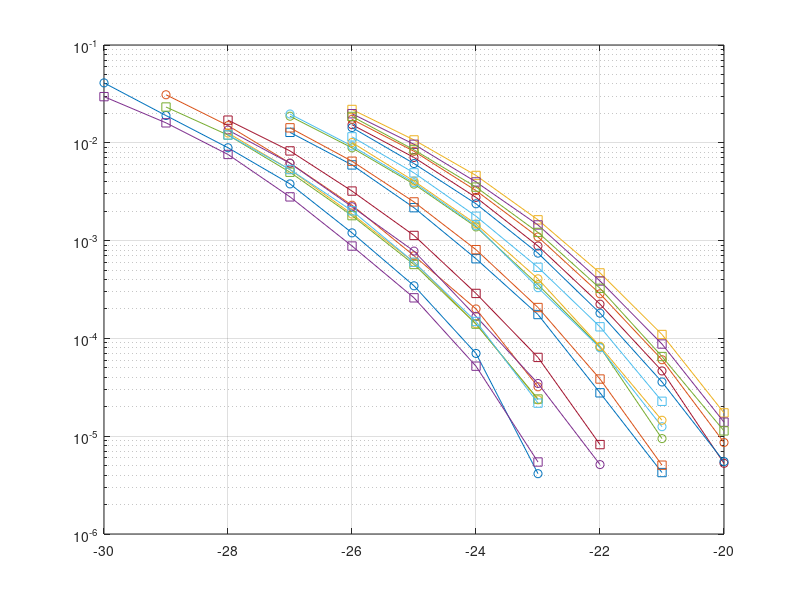

MATLAB code for this plot: (Note: this script raises an error after producing the figure.)
%%%%%%%%%%%%%%%%%%%%%%%%%%%%%%%%%%%%%%%%%%%%%%%%%%%%%%%%%%%%%%%%%%%%%%%%%%%
%%%%%%%%%%%%%%%%%%%%%%%%%%%%%% MAKE BER PLOT %%%%%%%%%%%%%%%%%%%%%%%%%%%%%%
%%%%%%%%%%%%%%%%%%%%%%%%%%%%%%%%%%%%%%%%%%%%%%%%%%%%%%%%%%%%%%%%%%%%%%%%%%%
% Has data from simulations and plots BER vs N0

%% Data

%%%%%%%%%%%%%%%%%%%
% RESULTS WITH HC %
%%%%%%%%%%%%%%%%%%%

% This is for with_hc/0a.mat 
N0MRC0a = [23 24 25 26 27 28 29 30]; 
BERMRC0a = [4.137e-6 7.02e-5 3.45e-4 1.2e-3 3.8e-3 8.9e-3 1.9e-2 4.1e-2];

% This is for with_hc/0b.mat 
N0MRC0b = [24 25 26 27 28 29 30]; 
BERMRC0b = [6.8e-5 2.85e-4 1.1e-3 3.4e-3 8.1e-3 1.8e-2 3.8e-2];

% This is for with_hc/10a.mat 
N0MRC10a = [23 24 25 26 27 28 29]; 
BERMRC10a = [3.2e-5 2.0e-4 7.0e-4 2.3e-3 6.2e-3 1.5e-2 3.1e-2];

% This is for with_hc/10b.mat
N0MRC10b = [];
BERMRC10b = [];

% This is for with_hc/20a.mat 
N0MRC20a = [23 24 25 26 27 28]; 
BERMRC20a = [2.355e-5 1.41e-4 6.0e-4 1.87e-3 5.31e-3 1.26e-2];

% This is for with_hc/20b.mat 
N0MRC20b = [23 24 25 26 27 28]; 
BERMRC20b = [4.28e-5 1.94e-4 7.68e-4 2.41e-3 6.44e-3 1.43e-2];

% This is for with_hc/30a.mat 
N0MRC30a = [22 23 24 25 26 27 28]; 
BERMRC30a = [5.126e-6 3.46e-5 1.68e-4 7.81e-4 2.22e-3 6.18e-3 1.35e-2];

% This is for with_hc/30b.mat
N0MRC30b = [];
BERMRC30b = [];

% This is for with_hc/40a.mat
N0MRC40a = [21 22 23 24 25 26 27];
BERMRC40a = [9.45e-6 8.15e-5 3.54e-4 1.38e-3 3.78e-3 8.88e-3 1.87e-2];

% This is for with_hc/40b.mat
N0MRC40b = [];
BERMRC40b = [];

% This is for with_hc/50a.mat
N0MRC50a = [21 22 23 24 25 26 27];
BERMRC50a = [1.251e-5 8.01e-5 3.3e-4 1.42e-3 3.91e-3 9.28e-3 1.97e-2];

% This is for with_hc/50b.mat
N0MRC50b = [];
BERMRC50b = [];

% This is for with_hc/60a.mat
N0MRC60a = [20 21 22 23 24 25 26];
BERMRC60a = [5.282e-6 4.647e-5 2.239e-4 8.81e-4 2.765e-3 7.083e-3 1.533e-2];

% This is for with_hc/60b.mat
N0MRC60b = [];
BERMRC60b = [];

% This is for with_hc/70a.mat
N0MRC70a = [20 21 22 23 24 25 26];
BERMRC70a = [5.5e-6 3.586e-5 1.811e-4 7.445e-4 2.38e-3 6.133e-3 1.432e-2];

% This is for with_hc/70b.mat
N0MRC70b = [];
BERMRC70b = [];

% This is for with_hc/80a.mat
N0MRC80a = [20 21 22 23 24 25 26];
BERMRC80a = [8.624e-6 6.051e-5 2.859e-4 1.089e-3 3.246e-3 8.188e-3 1.738e-2];

% This is for with_hc/80b.mat
N0MRC80b = [20 21 22 23 24 25 26];
BERMRC80b = [8.975e-6 5.306e-5 2.878e-4 1.023e-3 3.054e-3 7.687e-3 1.661e-2];

% This is for with_hc/90a.mat
N0MRC90a = [21 22 23 24 25 26];
BERMRC90a = [1.455e-5 8.301e-5 4.067e-4 1.478e-3 4.061e-3 1.007e-2]; % 1.174e-6  on 20

% This is for with_hc/90b.mat
N0MRC90b = [21 22 23 24 25 26];
BERMRC90b = [1.506e-5 9.466e-5 4.47e-4 1.508e-3 4.064e-3 9.753e-3];

%%%%%%%%%%%%%%%%%%
% RESULTS W/O HC %
%%%%%%%%%%%%%%%%%%

% This is for wo_hc/0a.mat
N0ML0a = [23 24 25 26 27 28 29 30];
BERML0a = [5.446e-6 5.2e-5 2.6e-4 8.8e-4 2.8e-3 7.6e-3 1.6e-2 0.02965]; %TODO

% This is for wo_hc/0b.mat
N0ML0b = [];
BERML0b = [];

% This is for wo_hc/10a.mat
N0ML10a = [23 24 25 26 27 28 29];
BERML10a = [2.4e-5 1.4e-4 5.7e-4 1.8e-3 5.0e-3 1.2e-2 .02322];

% This is for wo_hc/10b.mat
N0ML10b = [];
BERML10b = [];

% This is for wo_hc/20a.mat 
N0ML20a = [28 27 26 25 24 23]; 
BERML20a = [.01203 .005327 .00202 .000601 .0001489 2.18e-5];

% This is for wo_hc/20b.mat 
N0ML20b = [28 27 26 25 24 23]; 
BERML20b = [.009732 .004309 .001543 .0004347 9.855e-5 1.508e-5];

% This is for wo_hc/30a.mat 
N0ML30a = [28 27 26 25 24 23 22]; 
BERML30a = [.01705 .008261 .00321 .001129 .0002883 6.391e-5 8.21e-6];

% This is for wo_hc/30b.mat 
N0ML30b = [28 27 26 25 24 23]; 
BERML30b = [.01475 .007352 .003013 .0009528 .0002628 4.539e-5];

% This is for wo_hc/40a.mat
N0ML40a = [27 26 25 24 23 22 21];
BERML40a = [.01279 .005939 .00217 .0006526 .0001754 2.777e-5 4.25e-6];

% This is for wo_hc/40b.mat
N0ML40b = [];
BERML40b = [];

% This is for wo_hc/50a.mat
N0ML50a = [27 26 25 24 23 22 21];
BERML50a = [.01423 .006482 .002486 .0008081 .0002069 3.843e-5 5.054e-6];

% This is for wo_hc/50b.mat
N0ML50b = [];
BERML50b = [];

% This is for wo_hc/60a.mat
N0ML60a = [26 25 24 23 22 21 20];
BERML60a = [0.02192 0.0107 0.004636 0.001631 0.0004673 0.0001096 1.731e-5];

% This is for wo_hc/60b.mat
N0ML60b = [];
BERML60b = [];

% This is for wo_hc/70a.mat
N0ML70a = [26 25 24 23 22 21 20];
BERML70a = [0.01983 0.009655 0.003979 0.001446 0.0003864 8.758e-5 1.392e-5];

% This is for wo_hc/70b.mat
N0ML70b = [];
BERML70b = [];

% This is for wo_hc/80a.mat 
N0ML80a = [26 25 24 23 22 21 20]; 
BERML80a = [0.0186 0.00848 0.003525 0.001213 0.0003253 6.526e-5 1.133e-5];

% This is for wo_hc/80b.mat 
N0ML80b = []; 
BERML80b = [];

% This is for wo_hc/90a.mat 
N0ML90a = [26 25 24 23 22 21]; 
BERML90a = [0.01151 0.004927 0.001775 0.0005332 0.0001314 2.275e-5];

% This is for wo_hc/90b.mat 
N0ML90b = [27 26 25 24 23 22]; 
BERML90b = [0.01672 0.007438 0.003006 0.001013 0.0002559 5.21e-5];

%%%%%%%%%%%%%%%%%%%%%%%%%%%%
% RESULTS W/O HC USING MRC %
%%%%%%%%%%%%%%%%%%%%%%%%%%%%

% This is for wo_hc/0a.mat
% errors =  [370    580    1340   2222   2960   4512   5342];
N0MRC0a_VH =  [24     25     26     27     28     29     30];
BERMRC0a_VH = [7.1e-5 3.3e-4 1.2e-3 3.6e-3 8.7e-3 1.8e-2 3.4e-2];

% This is for wo_hc/10a.mat
% errors =   [326    584    954    1616   1988   2574   3292   3226];
N0MRC10a_VH =  [23     24     25     26     27     28     29     30];
BERMRC10a_VH = [2.2e-5 1.1e-4 5.2e-4 1.8e-3 4.7e-3 1.1e-2 2.6e-2 4.4e-2];

% This is for wo_hc/20a.mat
% errors =  [];
N0MRC20a_VH =  [23	24	25	26	27	28];
BERMRC20a_VH = [2.75e-5 1.49e-4 6.16e-4 1.99e-3 5.23e-3 1.22e-2];

% This is for wo_hc/30a.mat
% errors =   [];
N0MRC30a_VH =  [23 24 25 26 27 28];
BERMRC30a_VH = [6.95e-5 3.25e-4 1.113e-3 3.26e-3 8.4e-3 1.81e-2];

% This is for wo_hc/40a.mat
% errors =  [4528 3080 3646 1078 1342 646];
N0MRC40a_VH =  [27 26 25 24 23 22];
BERMRC40a_VH = [0.01383 0.006067 0.002381 0.0006866 0.0001835 3.2e-5];

% This is for wo_hc/50a.mat
% errors =   [1.552e4 8066 2690 2010 966 650];
N0MRC50a_VH =  [27 26 25 24 23 22];
BERMRC50a_VH = [0.01458 0.006513 0.002484 0.0007881 0.0001893 3.674e-5];

% This is for wo_hc/60a.mat
% errors =  [1.057e4 2.17e4 4080 2322 868 330 212];
N0MRC60a_VH =  [26 25 24 23 22 21 20];
BERMRC60a_VH = [0.02568 0.01294 0.005615 0.002161 0.0006595 0.0001766 2.687e-5];

% This is for wo_hc/70a.mat
% errors =   [2308 2256 1924 2120 734 256];
N0MRC70a_VH =  [25 24 23 22 21 20];
BERMRC70a_VH = [0.01311 5.4e-3 2.1e-3 0.0006457 0.0001574 2.948e-5];

% This is for wo_hc/80a.mat
% errors =  [3544 4370 1946 1056 334 210];
N0MRC80a_VH =  [25 24 23 22 21 20];
BERMRC80a_VH = [0.01018 0.004253 0.001467 0.0004379 9.69e-5 1.53e-5];

% This is for wo_hc/90a.mat
% errors =   [1.142e4 2.04e4 3604 1256 736 322];
N0MRC90a_VH =  [26 25 24 23 22 21];
BERMRC90a_VH = [0.01234 0.005502 0.002054 0.0006438 0.0001684 2.812e-5];


%% Plots

% PLOT ALL A's
figure(1);
semilogy(-N0MRC0a, BERMRC0a, '-o'); hold on;
semilogy(-N0MRC10a, BERMRC10a, '-o'); 
semilogy(-N0MRC20a, BERMRC20a, '-o'); 
semilogy(-N0MRC30a, BERMRC30a, '-o'); 
semilogy(-N0MRC40a, BERMRC40a, '-o'); 
semilogy(-N0MRC50a, BERMRC50a, '-o'); 
semilogy(-N0MRC60a, BERMRC60a, '-o'); 
semilogy(-N0MRC70a, BERMRC70a, '-o'); 
semilogy(-N0MRC80a, BERMRC80a, '-o'); 
semilogy(-N0MRC90a, BERMRC90a, '-o');
semilogy(-N0ML0a, BERML0a, '-s'); 
semilogy(-N0ML10a, BERML10a, '-s'); 
semilogy(-N0ML20a, BERML20a, '-s'); 
semilogy(-N0ML30a, BERML30a, '-s'); 
semilogy(-N0ML40a, BERML40a, '-s'); 
semilogy(-N0ML50a, BERML50a, '-s'); 
semilogy(-N0ML60a, BERML60a, '-s'); 
semilogy(-N0ML70a, BERML70a, '-s'); 
semilogy(-N0ML80a, BERML80a, '-s'); 
semilogy(-N0ML90a, BERML90a, '-s');
grid on; hold off;
ax = gca;
ax.FontName = 'Times New Roman';
ax.XLabel.Interpreter = 'LaTeX';
ax.XLabel.String = '$1/N_0$ (dB)';
ax.YLabel.Interpreter = 'LaTeX';
ax.YLabel.String = 'BER';


% PLOT A and B NEXT TO EACH OTHER

% % Plot 0 a&b with hc
% figure(100);
% semilogy(-N0MRC0a,BERMRC0a,'o-'); hold on; 
% semilogy(-N0MRC0b,BERMRC0b,'o-'); grid on; hold off;
% ax = gca;
% ax.FontName = 'Times New Roman';
% ax.XLabel.Interpreter = 'LaTeX';
% ax.XLabel.String = '$1/N_0$ (dB)';
% ax.YLabel.Interpreter = 'LaTeX';
% ax.YLabel.String = 'BER';
% 
% % Plot 10 a&b with hc
% figure(110);
% semilogy(-N0MRC10a,BERMRC10a,'o-'); hold on; 
% semilogy(-N0MRC10b,BERMRC10b,'o-'); grid on; hold off;
% ax = gca;
% ax.FontName = 'Times New Roman';
% ax.XLabel.Interpreter = 'LaTeX';
% ax.XLabel.String = '$1/N_0$ (dB)';
% ax.YLabel.Interpreter = 'LaTeX';
% ax.YLabel.String = 'BER';
% 
% % Plot 20 a&b with hc
% figure(120);
% semilogy(-N0MRC20a,BERMRC20a,'o-'); hold on; 
% dsemilogy(-N0MRC20b,BERMRC20b,'o-'); grid on; hold off;
% ax = gca;
% ax.FontName = 'Times New Roman';
% ax.XLabel.Interpreter = 'LaTeX';
% ax.XLabel.String = '$1/N_0$ (dB)';
% ax.YLabel.Interpreter = 'LaTeX';
% ax.YLabel.String = 'BER';
% 
% % Plot 30 a&b with hc
% figure(130);
% semilogy(-N0MRC30a,BERMRC30a,'o-'); hold on; 
% semilogy(-N0MRC30b,BERMRC30b,'o-'); grid on; hold off;
% ax = gca;
% ax.FontName = 'Times New Roman';
% ax.XLabel.Interpreter = 'LaTeX';
% ax.XLabel.String = '$1/N_0$ (dB)';
% ax.YLabel.Interpreter = 'LaTeX';
% ax.YLabel.String = 'BER';
% 
% % Plot 20 a&b wo hc
% figure(220);
% semilogy(-N0ML20a,BERML20a,'o-'); hold on; 
% semilogy(-N0ML20b,BERML20b,'o-'); grid on; hold off;
% ax = gca;
% ax.FontName = 'Times New Roman';
% ax.XLabel.Interpreter = 'LaTeX';
% ax.XLabel.String = '$1/N_0$ (dB)';
% ax.YLabel.Interpreter = 'LaTeX';
% ax.YLabel.String = 'BER';
% 
% % Plot 30 a&b wo hc
% figure(230);
% semilogy(-N0ML30a,BERML30a,'o-'); hold on; 
% semilogy(-N0ML30b,BERML30b,'o-'); grid on; hold off;
% ax = gca;
% ax.FontName = 'Times New Roman';
% ax.XLabel.Interpreter = 'LaTeX';
% ax.XLabel.String = '$1/N_0$ (dB)';
% ax.YLabel.Interpreter = 'LaTeX';
% ax.YLabel.String = 'BER';
% 
% % Plot 80 a&b wo hc
% figure(280);
% semilogy(-N0ML80a,BERML80a,'o-'); hold on; 
% semilogy(-N0ML80b,BERML80b,'o-'); grid on; hold off;
% ax = gca;
% ax.FontName = 'Times New Roman';
% ax.XLabel.Interpreter = 'LaTeX';
% ax.XLabel.String = '$1/N_0$ (dB)';
% ax.YLabel.Interpreter = 'LaTeX';
% ax.YLabel.String = 'BER';
% 
% % Plot 90 a&b wo hc
% figure(290);
% semilogy(-N0ML90a,BERML90a,'o-'); hold on; 
% semilogy(-N0ML90b,BERML90b,'o-'); grid on; hold off;
% ax = gca;
% ax.FontName = 'Times New Roman';
% ax.XLabel.Interpreter = 'LaTeX';
% ax.XLabel.String = '$1/N_0$ (dB)';
% ax.YLabel.Interpreter = 'LaTeX';
% ax.YLabel.String = 'BER';



% COMPARE WITH_HC and WO_HC

% Plot 0a with and without hc
figure(300);
semilogy(-N0MRC0a, BERMRC0a, '-o', -N0ML0a, BERML0a, '-s'); grid on;
ax = gca;
ax.FontName = 'Times New Roman';
ax.XLabel.Interpreter = 'LaTeX';
ax.XLabel.String = '$1/N_0$ (dB)';
ax.YLabel.Interpreter = 'LaTeX';
ax.YLabel.String = 'BER';
legend(["MRC", "ML"]); title(['Tx: 0' char(176)]);

% Plot 10a with and without hc
figure(310);
semilogy(-N0MRC10a, BERMRC10a, '-o', -N0ML10a, BERML10a, '-s'); grid on;
ax = gca;
ax.FontName = 'Times New Roman';
ax.XLabel.Interpreter = 'LaTeX';
ax.XLabel.String = '$1/N_0$ (dB)';
ax.YLabel.Interpreter = 'LaTeX';
ax.YLabel.String = 'BER';
legend(["MRC", "ML"]); title(['Tx: 10' char(176)]);

% Plot 20a with and without hc
figure(320);
semilogy(-N0MRC20a, BERMRC20a, '-o', -N0ML20a, BERML20a, '-s'); grid on;
ax = gca;
ax.FontName = 'Times New Roman';
ax.XLabel.Interpreter = 'LaTeX';
ax.XLabel.String = '$1/N_0$ (dB)';
ax.YLabel.Interpreter = 'LaTeX';
ax.YLabel.String = 'BER';
legend(["MRC", "ML"]); title(['Tx: 20' char(176)]);

% Plot 30a with and without hc
figure(330);
semilogy(-N0MRC30a, BERMRC30a, '-o', -N0ML30a, BERML30a, '-s'); grid on;
ax = gca;
ax.FontName = 'Times New Roman';
ax.XLabel.Interpreter = 'LaTeX';
ax.XLabel.String = '$1/N_0$ (dB)';
ax.YLabel.Interpreter = 'LaTeX';
ax.YLabel.String = 'BER';
legend(["MRC", "ML"]); title(['Tx: 30' char(176)]);

% Plot 40a with and without hc
figure(340);
semilogy(-N0MRC40a, BERMRC40a, '-o', -N0ML40a, BERML40a, '-s'); grid on;
ax = gca;
ax.FontName = 'Times New Roman';
ax.XLabel.Interpreter = 'LaTeX';
ax.XLabel.String = '$1/N_0$ (dB)';
ax.YLabel.Interpreter = 'LaTeX';
ax.YLabel.String = 'BER';
legend(["MRC", "ML"]); title(['Tx: 40' char(176)]);

% Plot 50a with and without hc
figure(350);
semilogy(-N0MRC50a, BERMRC50a, '-o', -N0ML50a, BERML50a, '-s'); grid on;
ax = gca;
ax.FontName = 'Times New Roman';
ax.XLabel.Interpreter = 'LaTeX';
ax.XLabel.String = '$1/N_0$ (dB)';
ax.YLabel.Interpreter = 'LaTeX';
ax.YLabel.String = 'BER';
legend(["MRC", "ML"]); title(['Tx: 50' char(176)]);

% Plot 60a with and without hc
figure(360);
semilogy(-N0MRC60a, BERMRC60a, '-o', -N0ML60a, BERML60a, '-s'); grid on;
ax = gca;
ax.FontName = 'Times New Roman';
ax.XLabel.Interpreter = 'LaTeX';
ax.XLabel.String = '$1/N_0$ (dB)';
ax.YLabel.Interpreter = 'LaTeX';
ax.YLabel.String = 'BER';
legend(["MRC", "ML"]); title(['Tx: 60' char(176)]);

% Plot 70a with and without hc
figure(370);
semilogy(-N0MRC70a, BERMRC70a, '-o', -N0ML70a, BERML70a, '-s'); grid on;
ax = gca;
ax.FontName = 'Times New Roman';
ax.XLabel.Interpreter = 'LaTeX';
ax.XLabel.String = '$1/N_0$ (dB)';
ax.YLabel.Interpreter = 'LaTeX';
ax.YLabel.String = 'BER';
legend(["MRC", "ML"]); title(['Tx: 70' char(176)]);

% Plot 80a with and without hc
figure(380);
semilogy(-N0MRC80a, BERMRC80a, '-o', -N0ML80a, BERML80a, '-s'); grid on;
ax = gca;
ax.FontName = 'Times New Roman';
ax.XLabel.Interpreter = 'LaTeX';
ax.XLabel.String = '$1/N_0$ (dB)';
ax.YLabel.Interpreter = 'LaTeX';
ax.YLabel.String = 'BER';
legend(["MRC", "ML"]); title(['Tx: 80' char(176)]);

% Plot 90a with and without hc
figure(390);
semilogy(-N0MRC90a, BERMRC90a, '-o', -N0ML90a, BERML90a, '-s'); grid on;
ax = gca;
ax.FontName = 'Times New Roman';
ax.XLabel.Interpreter = 'LaTeX';
ax.XLabel.String = '$1/N_0$ (dB)';
ax.YLabel.Interpreter = 'LaTeX';
ax.YLabel.String = 'BER';
legend(["MRC", "ML"]); title(['Tx: 90' char(176)]);






